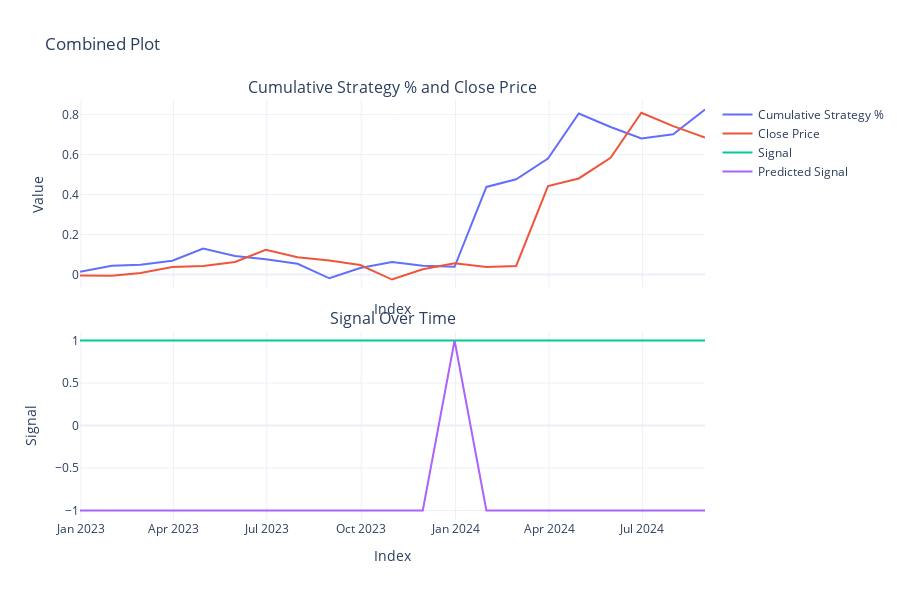

Source (notebook cell):
### Code cell
import plotly.graph_objects as go
import pandas as pd
import numpy as np
from sklearn.ensemble import RandomForestClassifier
from sklearn.model_selection import train_test_split
from sklearn.metrics import classification_report

returns["pct_power_5"] = np.power(returns.Close, 5)
tajm = 12
alpha = 2 / (tajm + 1)
returns['cumsum_bm'] = returns.Close.cumsum()
returns['ma_cumsum_bm'] = returns.cumsum_bm.rolling(60).mean()
returns['pct_for_calculating_profit'] = returns.Close.shift(-2)

returns["pct_power_5_ema"] = returns["pct_power_5"].ewm(alpha=alpha, adjust=False).mean()
returns['pct_power_5_ema_shift_1'] = returns.pct_power_5_ema.shift(1)

returns['signal'] = returns.apply(lambda row: 1 if row['pct_power_5_ema'] > row['pct_power_5_ema_shift_1']*1.01 or row['pct_power_5_ema'] > 0 else -1, axis=1)


returns['strat_pct'] = returns.signal * returns.pct_for_calculating_profit

future_period = 5  # Look-ahead period for price changes
returns['future_price'] = returns['Close'].shift(-future_period)
returns['price_change'] = (returns['future_price'] - returns['Close']) / returns['Close']

# Define target labels: 1 = Buy, -1 = Sell, 0 = Hold
threshold = 0.02  # 2% price change threshold
returns['target_label'] = returns['price_change'].apply(
    lambda x: 1 if x > threshold else (-1 if x < -threshold else 0)
)

# Drop rows with NaN values created due to shifting
returns = returns.dropna()

# Feature Engineering: Select features for the model
returns['signal_lag_1'] = returns['signal'].shift(1)
returns['signal_lag_2'] = returns['signal'].shift(2)
returns['pct_power_5_ema_diff'] = returns['pct_power_5_ema'] - returns['pct_power_5_ema_shift_1']
features = ['signal', 'signal_lag_1', 'signal_lag_2', 'pct_power_5_ema', 'pct_power_5_ema_diff']

# Prepare training and testing data
X = returns[features].fillna(0)
y = returns['target_label']
X_train, X_test, y_train, y_test = train_test_split(X, y, test_size=0.2, random_state=42)

# Train a Random Forest Classifier
model = RandomForestClassifier(n_estimators=100, random_state=42)
model.fit(X_train, y_train)

# Evaluate the model
y_pred = model.predict(X_test)
print(classification_report(y_test, y_pred))

# Add predictions to the DataFrame
returns['predicted_label'] = model.predict(X)

# Calculate strat_pct using modeled signal
returns['strat_pct'] = -returns['predicted_label'] * returns['pct_for_calculating_profit']

# Plot the results using Plotly
from plotly.subplots import make_subplots
fig = make_subplots(rows=2, cols=1, shared_xaxes=True, vertical_spacing=0.1,
                     subplot_titles=("Cumulative Strategy % and Close Price", "Signal Over Time"))

# Add cumulative strategy percentage and close price to the first subplot
fig.add_trace(go.Scatter(
    x=returns.index,
    y=returns['strat_pct'].cumsum(),
    mode='lines',
    name='Cumulative Strategy %'
), row=1, col=1)
fig.add_trace(go.Scatter(
    x=returns.index,
    y=returns['Close'].cumsum(),
    mode='lines',
    name='Close Price'
), row=1, col=1)

# Add signal values to the second subplot
fig.add_trace(go.Scatter(
    x=returns.index,
    y=returns['signal'],
    mode='lines',
    name='Signal'
), row=2, col=1)
fig.add_trace(go.Scatter(
    x=returns.index,
    y=returns['predicted_label'],
    mode='lines',
    name='Predicted Signal'
), row=2, col=1)

# Update layout
fig.update_layout(
    title="Combined Plot",
    xaxis_title="Index",
    yaxis_title="Value",
    template="plotly_white",
    height=600
)

fig.update_xaxes(title_text="Index", row=2, col=1)
fig.update_yaxes(title_text="Signal", row=2, col=1)

fig.show()

### Figure 1 — Plotly figure (JSON) as saved in the notebook; plotly's stock layout.template omitted (floating-point values rounded to 4 significant figures)
{"data": [{"mode": "lines", "name": "Cumulative Strategy %", "type": "scatter", "x": ["2022-12-31T00:00:00", "2023-01-31T00:00:00", "2023-02-28T00:00:00", "2023-03-31T00:00:00", "2023-04-30T00:00:00", "2023-05-31T00:00:00", "2023-06-30T00:00:00", "2023-07-31T00:00:00", "2023-08-31T00:00:00", "2023-09-30T00:00:00", "2023-10-31T00:00:00", "2023-11-30T00:00:00", "2023-12-31T00:00:00", "2024-01-31T00:00:00", "2024-02-29T00:00:00", "2024-03-31T00:00:00", "2024-04-30T00:00:00", "2024-05-31T00:00:00", "2024-06-30T00:00:00", "2024-07-31T00:00:00", "2024-08-31T00:00:00"], "xaxis": "x", "y": [0.01361, 0.04403, 0.04916, 0.06934, 0.1299, 0.09298, 0.07673, 0.05376, -0.01884, 0.03277, 0.06235, 0.04388, 0.03874, 0.4384, 0.4767, 0.5804, 0.8056, 0.7384, 0.6812, 0.7021, 0.8261], "yaxis": "y"}, {"mode": "lines", "name": "Close Price", "type": "scatter", "x": ["2022-12-31T00:00:00", "2023-01-31T00:00:00", "2023-02-28T00:00:00", "2023-03-31T00:00:00", "2023-04-30T00:00:00", "2023-05-31T00:00:00", "2023-06-30T00:00:00", "2023-07-31T00:00:00", "2023-08-31T00:00:00", "2023-09-30T00:00:00", "2023-10-31T00:00:00", "2023-11-30T00:00:00", "2023-12-31T00:00:00", "2024-01-31T00:00:00", "2024-02-29T00:00:00", "2024-03-31T00:00:00", "2024-04-30T00:00:00", "2024-05-31T00:00:00", "2024-06-30T00:00:00", "2024-07-31T00:00:00", "2024-08-31T00:00:00"], "xaxis": "x", "y": [-0.004527, -0.006247, 0.007367, 0.03778, 0.04291, 0.06309, 0.1237, 0.08673, 0.07048, 0.04751, -0.02509, 0.02652, 0.0561, 0.03763, 0.04277, 0.4424, 0.4807, 0.5844, 0.8097, 0.7425, 0.6852], "yaxis": "y"}, {"mode": "lines", "name": "Signal", "type": "scatter", "x": ["2022-12-31T00:00:00", "2023-01-31T00:00:00", "2023-02-28T00:00:00", "2023-03-31T00:00:00", "2023-04-30T00:00:00", "2023-05-31T00:00:00", "2023-06-30T00:00:00", "2023-07-31T00:00:00", "2023-08-31T00:00:00", "2023-09-30T00:00:00", "2023-10-31T00:00:00", "2023-11-30T00:00:00", "2023-12-31T00:00:00", "2024-01-31T00:00:00", "2024-02-29T00:00:00", "2024-03-31T00:00:00", "2024-04-30T00:00:00", "2024-05-31T00:00:00", "2024-06-30T00:00:00", "2024-07-31T00:00:00", "2024-08-31T00:00:00"], "xaxis": "x2", "y": [1, 1, 1, 1, 1, 1, 1, 1, 1, 1, 1, 1, 1, 1, 1, 1, 1, 1, 1, 1, 1], "yaxis": "y2"}, {"mode": "lines", "name": "Predicted Signal", "type": "scatter", "x": ["2022-12-31T00:00:00", "2023-01-31T00:00:00", "2023-02-28T00:00:00", "2023-03-31T00:00:00", "2023-04-30T00:00:00", "2023-05-31T00:00:00", "2023-06-30T00:00:00", "2023-07-31T00:00:00", "2023-08-31T00:00:00", "2023-09-30T00:00:00", "2023-10-31T00:00:00", "2023-11-30T00:00:00", "2023-12-31T00:00:00", "2024-01-31T00:00:00", "2024-02-29T00:00:00", "2024-03-31T00:00:00", "2024-04-30T00:00:00", "2024-05-31T00:00:00", "2024-06-30T00:00:00", "2024-07-31T00:00:00", "2024-08-31T00:00:00"], "xaxis": "x2", "y": [-1, -1, -1, -1, -1, -1, -1, -1, -1, -1, -1, -1, 1, -1, -1, -1, -1, -1, -1, -1, -1], "yaxis": "y2"}], "layout": {"annotations": [{"font": {"size": 16}, "showarrow": false, "text": "Cumulative Strategy % and Close Price", "x": 0.5, "xanchor": "center", "xref": "paper", "y": 1, "yanchor": "bottom", "yref": "paper"}, {"font": {"size": 16}, "showarrow": false, "text": "Signal Over Time", "x": 0.5, "xanchor": "center", "xref": "paper", "y": 0.45, "yanchor": "bottom", "yref": "paper"}], "height": 600, "title": {"text": "Combined Plot"}, "xaxis": {"anchor": "y", "domain": [0, 1], "matches": "x2", "showticklabels": false, "title": {"text": "Index"}}, "xaxis2": {"anchor": "y2", "domain": [0, 1], "title": {"text": "Index"}}, "yaxis": {"anchor": "x", "domain": [0.55, 1], "title": {"text": "Value"}}, "yaxis2": {"anchor": "x2", "domain": [0, 0.45], "title": {"text": "Signal"}}}}
